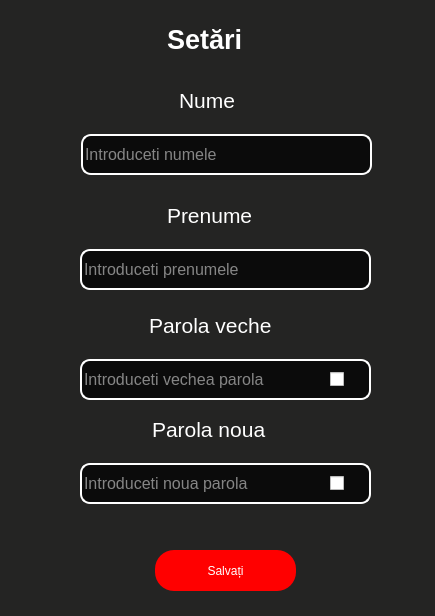
<?xml version="1.0" encoding="UTF-8"?>
<ui version="4.0">
 <class>SettingsWindow</class>
 <widget class="QDialog" name="SettingsWindow">
  <property name="geometry">
   <rect>
    <x>0</x>
    <y>0</y>
    <width>435</width>
    <height>616</height>
   </rect>
  </property>
  <property name="windowTitle">
   <string>Dialog</string>
  </property>
  <property name="styleSheet">
   <string notr="true">#SettingsWindow
{
	background: #242423;
}</string>
  </property>
  <widget class="QLabel" name="settingsLabel">
   <property name="geometry">
    <rect>
     <x>167</x>
     <y>19</y>
     <width>111</width>
     <height>41</height>
    </rect>
   </property>
   <property name="font">
    <font>
     <pointsize>20</pointsize>
     <bold>true</bold>
    </font>
   </property>
   <property name="styleSheet">
    <string notr="true">#settingsLabel
{
color:#fff
}</string>
   </property>
   <property name="text">
    <string>Setări</string>
   </property>
  </widget>
  <widget class="QLineEdit" name="editSurname">
   <property name="geometry">
    <rect>
     <x>81</x>
     <y>134</y>
     <width>291</width>
     <height>41</height>
    </rect>
   </property>
   <property name="font">
    <font>
     <pointsize>12</pointsize>
    </font>
   </property>
   <property name="styleSheet">
    <string notr="true">#editSurname
{
color:white;
padding-right: 40px;
border: 2px solid white;
border-radius:10px;
background-color: rgba(0,0,0,0.7);
}
#editSurname:focus
{
border: 2px solid yellow;
}</string>
   </property>
   <property name="maxLength">
    <number>255</number>
   </property>
   <property name="placeholderText">
    <string>Introduceti numele</string>
   </property>
  </widget>
  <widget class="QLabel" name="surnameLabel">
   <property name="geometry">
    <rect>
     <x>179</x>
     <y>80</y>
     <width>111</width>
     <height>41</height>
    </rect>
   </property>
   <property name="font">
    <font>
     <pointsize>16</pointsize>
     <bold>false</bold>
    </font>
   </property>
   <property name="styleSheet">
    <string notr="true">#surnameLabel
{
color:#fff
}</string>
   </property>
   <property name="text">
    <string>Nume</string>
   </property>
  </widget>
  <widget class="QLabel" name="nameLabel">
   <property name="geometry">
    <rect>
     <x>167</x>
     <y>195</y>
     <width>111</width>
     <height>41</height>
    </rect>
   </property>
   <property name="font">
    <font>
     <pointsize>16</pointsize>
     <bold>false</bold>
    </font>
   </property>
   <property name="styleSheet">
    <string notr="true">#nameLabel
{
color:#fff
}</string>
   </property>
   <property name="text">
    <string>Prenume</string>
   </property>
  </widget>
  <widget class="QLineEdit" name="editName">
   <property name="geometry">
    <rect>
     <x>80</x>
     <y>249</y>
     <width>291</width>
     <height>41</height>
    </rect>
   </property>
   <property name="font">
    <font>
     <pointsize>12</pointsize>
    </font>
   </property>
   <property name="styleSheet">
    <string notr="true">#editName
{
color:white;
padding-right: 40px;
border: 2px solid white;
border-radius:10px;
background-color: rgba(0,0,0,0.7);
}
#editName:focus
{
border: 2px solid yellow;
}</string>
   </property>
   <property name="maxLength">
    <number>255</number>
   </property>
   <property name="placeholderText">
    <string>Introduceti prenumele</string>
   </property>
  </widget>
  <widget class="QLabel" name="oldPassLabel">
   <property name="geometry">
    <rect>
     <x>149</x>
     <y>305</y>
     <width>171</width>
     <height>41</height>
    </rect>
   </property>
   <property name="font">
    <font>
     <pointsize>16</pointsize>
     <bold>false</bold>
    </font>
   </property>
   <property name="styleSheet">
    <string notr="true">#oldPassLabel
{
color:#fff
}</string>
   </property>
   <property name="text">
    <string>Parola veche</string>
   </property>
  </widget>
  <widget class="QLineEdit" name="editOldPass">
   <property name="geometry">
    <rect>
     <x>80</x>
     <y>359</y>
     <width>291</width>
     <height>41</height>
    </rect>
   </property>
   <property name="font">
    <font>
     <pointsize>12</pointsize>
    </font>
   </property>
   <property name="styleSheet">
    <string notr="true">#editOldPass
{
color:white;
padding-right: 40px;
border: 2px solid white;
border-radius:10px;
background-color: rgba(0,0,0,0.7);
}
#editOldPass:focus
{
border: 2px solid yellow;
}</string>
   </property>
   <property name="maxLength">
    <number>255</number>
   </property>
   <property name="echoMode">
    <enum>QLineEdit::Password</enum>
   </property>
   <property name="placeholderText">
    <string>Introduceti vechea parola</string>
   </property>
  </widget>
  <widget class="QLineEdit" name="editNewPass">
   <property name="geometry">
    <rect>
     <x>80</x>
     <y>463</y>
     <width>291</width>
     <height>41</height>
    </rect>
   </property>
   <property name="font">
    <font>
     <pointsize>12</pointsize>
    </font>
   </property>
   <property name="styleSheet">
    <string notr="true">#editNewPass
{
color:white;
padding-right: 40px;
border: 2px solid white;
border-radius:10px;
background-color: rgba(0,0,0,0.7);
}
#editNewPass:focus
{
border: 2px solid yellow;
}</string>
   </property>
   <property name="maxLength">
    <number>255</number>
   </property>
   <property name="echoMode">
    <enum>QLineEdit::Password</enum>
   </property>
   <property name="placeholderText">
    <string>Introduceti noua parola</string>
   </property>
  </widget>
  <widget class="QLabel" name="newPassLabel">
   <property name="geometry">
    <rect>
     <x>152</x>
     <y>409</y>
     <width>171</width>
     <height>41</height>
    </rect>
   </property>
   <property name="font">
    <font>
     <pointsize>16</pointsize>
     <bold>false</bold>
    </font>
   </property>
   <property name="styleSheet">
    <string notr="true">#newPassLabel
{
color:#fff
}</string>
   </property>
   <property name="text">
    <string>Parola noua</string>
   </property>
  </widget>
  <widget class="QPushButton" name="settings">
   <property name="geometry">
    <rect>
     <x>-420</x>
     <y>-200</y>
     <width>721</width>
     <height>651</height>
    </rect>
   </property>
   <property name="cursor">
    <cursorShape>BlankCursor</cursorShape>
   </property>
   <property name="styleSheet">
    <string notr="true">#settings {
background-color: transparent;
border-image: url(:gear_transparent.png);
background: none;
border: none;
background-repeat: none;

}</string>
   </property>
   <property name="text">
    <string/>
   </property>
   <property name="autoDefault">
    <bool>true</bool>
   </property>
   <property name="default">
    <bool>true</bool>
   </property>
  </widget>
  <widget class="QPushButton" name="settings_2">
   <property name="geometry">
    <rect>
     <x>150</x>
     <y>210</y>
     <width>721</width>
     <height>651</height>
    </rect>
   </property>
   <property name="cursor">
    <cursorShape>BlankCursor</cursorShape>
   </property>
   <property name="styleSheet">
    <string notr="true">#settings_2 {
background-color: transparent;
border-image: url(:gear_transparent.png);
background: none;
border: none;
background-repeat: none;

}</string>
   </property>
   <property name="text">
    <string/>
   </property>
   <property name="autoDefault">
    <bool>true</bool>
   </property>
   <property name="default">
    <bool>true</bool>
   </property>
  </widget>
  <widget class="QCheckBox" name="visibilityOld">
   <property name="geometry">
    <rect>
     <x>330</x>
     <y>367</y>
     <width>88</width>
     <height>24</height>
    </rect>
   </property>
   <property name="cursor">
    <cursorShape>PointingHandCursor</cursorShape>
   </property>
   <property name="styleSheet">
    <string notr="true">#visibilityOld
{
background-color: transparent;
background: none;
border: none;
background-repeat: none;
}

QCheckBox::indicator:unchecked {
    image: url(:showWhite.png);
}

QCheckBox::indicator:checked {
    image: url(:hideWhite.png);
}</string>
   </property>
   <property name="text">
    <string/>
   </property>
  </widget>
  <widget class="QCheckBox" name="visibilityNew">
   <property name="geometry">
    <rect>
     <x>330</x>
     <y>471</y>
     <width>88</width>
     <height>24</height>
    </rect>
   </property>
   <property name="cursor">
    <cursorShape>PointingHandCursor</cursorShape>
   </property>
   <property name="styleSheet">
    <string notr="true">#visibilityNew
{
background-color: transparent;
background: none;
border: none;
background-repeat: none;
}

QCheckBox::indicator:unchecked {
    image: url(:showWhite.png);
}

QCheckBox::indicator:checked {
    image: url(:hideWhite.png);
}</string>
   </property>
   <property name="text">
    <string/>
   </property>
  </widget>
  <widget class="QPushButton" name="save">
   <property name="geometry">
    <rect>
     <x>155</x>
     <y>550</y>
     <width>141</width>
     <height>41</height>
    </rect>
   </property>
   <property name="cursor">
    <cursorShape>PointingHandCursor</cursorShape>
   </property>
   <property name="styleSheet">
    <string notr="true">#save
{
	    background-color: red;
		border-radius: 19px;
        color: #fff;
}


#save:hover
{
	    background-color: #f72d2d;
}</string>
   </property>
   <property name="text">
    <string>Salvați</string>
   </property>
  </widget>
  <zorder>settings</zorder>
  <zorder>settings_2</zorder>
  <zorder>settingsLabel</zorder>
  <zorder>editSurname</zorder>
  <zorder>surnameLabel</zorder>
  <zorder>nameLabel</zorder>
  <zorder>editName</zorder>
  <zorder>oldPassLabel</zorder>
  <zorder>editOldPass</zorder>
  <zorder>editNewPass</zorder>
  <zorder>newPassLabel</zorder>
  <zorder>visibilityOld</zorder>
  <zorder>visibilityNew</zorder>
  <zorder>save</zorder>
 </widget>
 <resources/>
 <connections/>
</ui>
